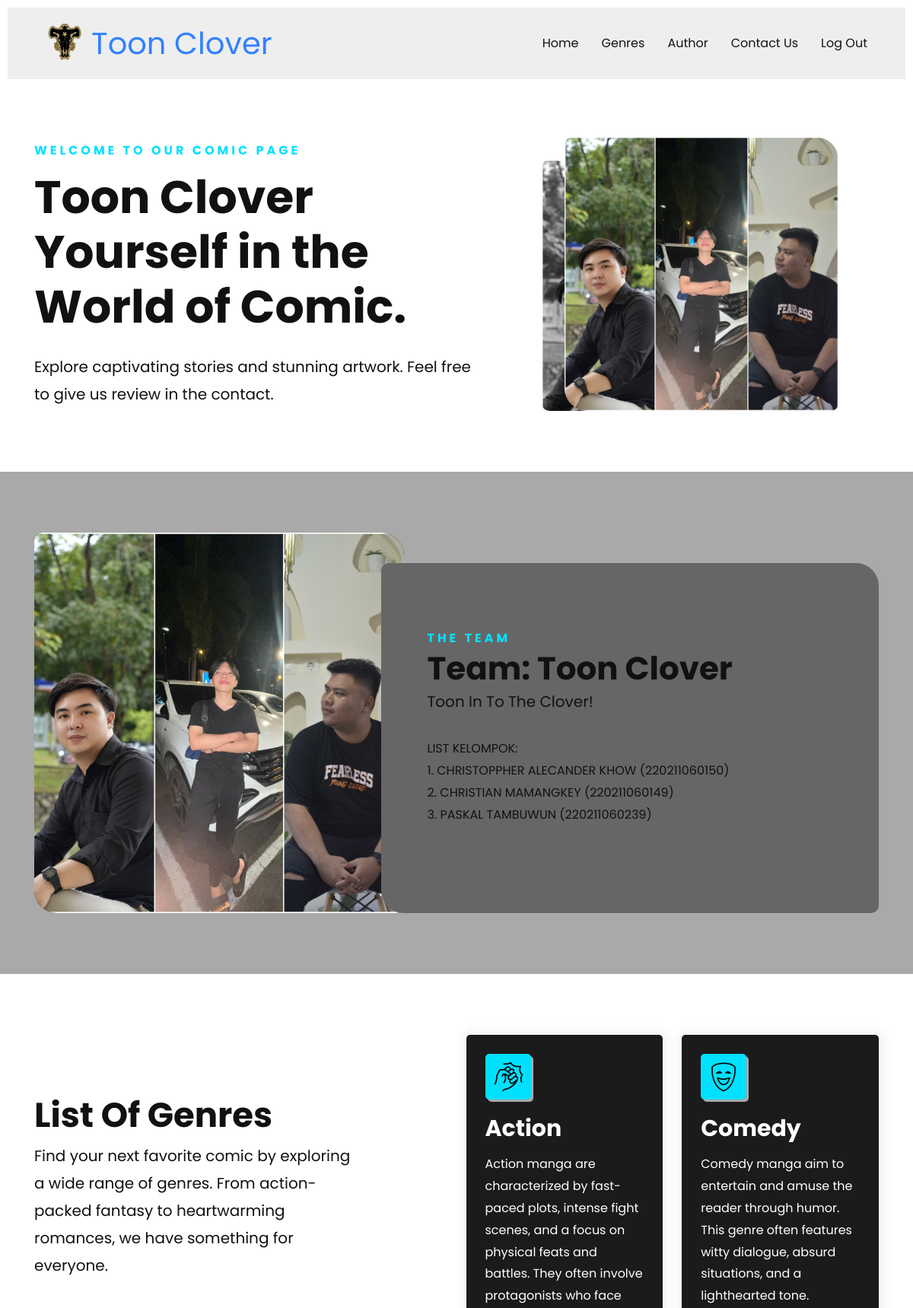
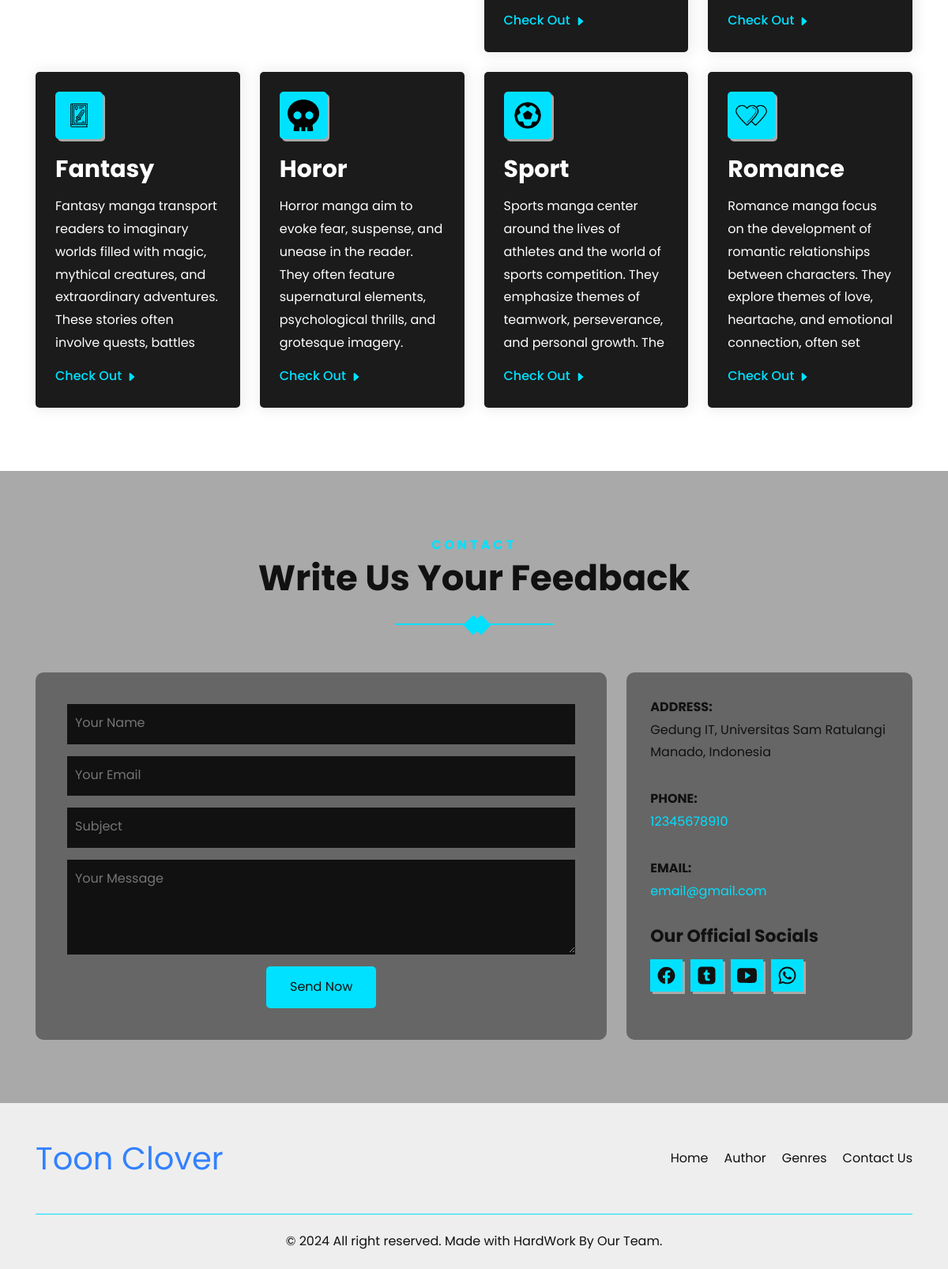
The page / (signed in) on the database its author committed (2 pictures, top to bottom).
### tables this page shows
CREATE TABLE `genres` (
  `genre_id` int(11) NOT NULL,
  `genre_name` varchar(255) NOT NULL,
  `genre_desc` text DEFAULT NULL,
  `genre_icon` varchar(255) DEFAULT NULL
);

### index.php (the view, shortened to what this page needs)
<?php
include 'config/db_connect.php';
$sql_genres = "SELECT * FROM genres";
$stmt_genres = $conn->query($sql_genres);
?>
<!DOCTYPE html>
<html lang="en">
<head>
    <link rel="stylesheet" href="styles/index.css">
</head>
<body>
    <header class="header" data-header>
        <div class="container">
            <div class="resonance">
                <img src="picture\favicon.png" alt="logo-image" class="logo-image">
                <a href="index.php" class="logo">Toon Clover</a>
            </div>
            <nav class="navbar" data-navbar>
                <ul class="navbar-list">
                    <li class="navbar-item">
                        <a href="#home" class="navbar-link" data-nav-link>Home</a>
                    </li>
                    <li class="navbar-item">
                        <a href="#genres" class="navbar-link" data-nav-link>Genres</a>
                    </li>
                    <li class="navbar-item">
                        <a href="#author" class="navbar-link" data-nav-link>Author</a>
                    </li>
                    <li class="navbar-item">
                        <a href="#contact" class="navbar-link" data-nav-link>Contact Us</a>
                    </li>
                    <li class="navbar-item">
                        <a href="process/logout.php" class="navbar-link" data-nav-link>Log Out</a>
                    </li>
                </ul>
            </nav>
        </div>
    </header>
    <main>
        <article>
            <section class="section hero" id="home" aria-label="home">
                <div class="container">
                    <div class="hero-content">
                        <p class="section-subtitle">
                            Welcome To Our Comic Page
                        </p>
                        <h1 class="h1 hero-title">Toon Clover Yourself in the World of Comic.</h1>
                        <p class="section-text">
                            Explore captivating stories and stunning artwork. Feel free to give us review in the contact.
                        </p>
                    </div>
                    <div class="hero-banner has-before">
                        <img src="picture/team.jpg" width="431" height="596" alt="comic Cover" class="w-100">
                    </div>
                </div>
            </section>
            <section class="section author" id="author">
                <div class="container">
                  <figure class="author-banner img-holder" style="--width: 700; --height: 720;">
                        <img src="picture/team.jpg" width="700" height="720" loading="lazy" alt="TeamPhoto"
                        class="img-cover">
                  </figure>
                    <div class="author-content">
                        <p class="section-subtitle">The Team</p>
                        <h2 class="h2 section-title">Team: Toon Clover</h2>
                        <p class="author-name">Toon In To The Clover!</p>
                        <div class="section-text">
                        LIST KELOMPOK: <br>
                        1. CHRISTOPPHER ALECANDER KHOW (220211060150) <br>
                        2. CHRISTIAN MAMANGKEY (220211060149) <br>
                        3.  PASKAL TAMBUWUN (220211060239) <br>
                        </div>
                    </div>
                </div>
            </section>
            <section class="section genres" id="genres" aria-label="genres">
                <div class="container">
                    <div class="grid-list">
                        <li class="genres-content">
                            <h2 class="h2 section-title">List Of Genres</h2>
                            <p class="section-text">Find your next favorite comic by exploring a wide range of genres. From action-packed fantasy to heartwarming romances, we have something for everyone.</p>
                        </li>
                        <?php while ($row = $stmt_genres->fetch(PDO::FETCH_ASSOC)): ?>
                        <li>
                            <div class="genres-card has-before has-after">
                                <div class="card-icon">
                                    <img src="picture/<?php echo htmlspecialchars($row['genre_icon']); ?>" width="40" height="40" loading="lazy" alt="<?php echo htmlspecialchars($row['genre_name']); ?>">
                                </div>
                                <h3 class="h3 card-title"><?php echo htmlspecialchars($row['genre_name']); ?></h3>
                                <p class="card-text"><?php echo htmlspecialchars($row['genre_desc']); ?></p>
                                <a href="manga.php#<?php echo htmlspecialchars(strtolower($row['genre_name'])); ?>" class="btn-link">
                                    <span class="span">Check Out</span>
                                    <ion-icon name="caret-forward-outline"></ion-icon>
                                </a>
                            </div>
                        </li>
                        <?php endwhile; ?>
                    </div>
                </div>
            </section>
            <section class="section contact" id="contact" aria-label="contact">
                <div class="container">
                    <p class="section-subtitle">Contact</p>
                    <h2 class="h2 section-title has-underline">
                        Write Us Your Feedback
                        <span class="span has-before"></span>
                    </h2>
                    <div class="wrapper">
                    <form action="process/process_contact.php" method="post" class="contact-form">
                        <input type="text" name="name" placeholder="Your Name" required class="input-field">
                        <input type="email" name="email_address" placeholder="Your Email" required class="input-field">
                        <input type="text" name="subject" placeholder="Subject" required class="input-field">
                        <textarea name="message" placeholder="Your Message" class="input-field"></textarea>
                        <button type="submit" class="btn btn-primary">Send Now</button>
                    </form>
                        <ul class="contact-card">
                            <li>
                                <p class="card-title">Address:</p>
                                <address class="address">
                                Gedung IT, Universitas Sam Ratulangi <br>
                                Manado, Indonesia
                                </address>
                            </li>
                            <li>
                                <p class="card-title">Phone:</p>
                                <a href="tel:081325321495" target="_blank" class="card-link">12345678910</a>
                            </li>
                            <li>
                                <p class="card-title">Email:</p>
                                <a href="mailto:fachsyan.ismail@gmail.com" target="_blank" class="card-link">email@gmail.com</a>
                            </li>
                            <li>
                                <p class="social-list-title h3">Our Official Socials</p>
                                <ul class="social-list">
                                    <li>
                                        <a href="#" target="_blank" class="social-link">
                                        <ion-icon name="logo-facebook"></ion-icon>
                                        </a>
                                    </li>
                                    <li>
                                        <a href="#" target="_blank" class="social-link">
                                        <ion-icon name="logo-tumblr"></ion-icon>
                                        </a>
                                    </li>
                                    <li>
                                        <a href="#" target="_blank" class="social-link">
                                        <ion-icon name="logo-youtube"></ion-icon>
                                        </a>
                                    </li>
                                    <li>
                                        <a href="#" target="_blank" class="social-link">
                                        <ion-icon name="logo-whatsapp"></ion-icon>
                                        </a>
                                    </li>
                                </ul>
                            </li>
                        </ul>
                    </div>
                </div>
            </section>
        </article>
    </main>
    <footer class="footer">
        <div class="container">
            <div class="footer-top">
                <a href="#home" class="logo">Toon Clover</a>
                <ul class="footer-list">
                    <li>
                        <a href="#home" class="footer-link">Home</a>
                    </li>
                    <li>
                        <a href="#author" class="footer-link">Author</a>
                    </li>
                    <li>
                        <a href="#genres" class="footer-link">Genres</a>
                    </li>
                    <li>
                        <a href="#contact" class="footer-link">Contact Us</a>
                    </li>
                </ul>
            </div>
            <div class="footer-bottom">
                <p class="copyright">
                &copy; 2024 All right reserved. Made with HardWork By Our Team.
                </p>
            </div>
        </div>
      </footer>
</body>
</html>

### rows shown on the page
genres: genre_icon (picture), genre_name "Action", genre_desc "Action manga are characterized by fast-paced plots, intense fight scenes, and a focus on physical feats and battles. They often involve protagonists who face…"
genres: genre_icon (picture), genre_name "Comedy", genre_desc "Comedy manga aim to entertain and amuse the reader through humor. This genre often features witty dialogue, absurd situations, and a lighthearted tone.…"
genres: genre_icon (picture), genre_name "Fantasy", genre_desc "Fantasy manga transport readers to imaginary worlds filled with magic, mythical creatures, and extraordinary adventures. These stories often involve quests, battles…"
genres: genre_icon (picture), genre_name "Horor", genre_desc "Horror manga aim to evoke fear, suspense, and unease in the reader. They often feature supernatural elements, psychological thrills, and grotesque imagery.…"
genres: genre_icon (picture), genre_name "Sport", genre_desc "Sports manga center around the lives of athletes and the world of sports competition. They emphasize themes of teamwork, perseverance, and personal growth. The…"
genres: genre_icon (picture), genre_name "Romance", genre_desc "Romance manga focus on the development of romantic relationships between characters. They explore themes of love, heartache, and emotional connection, often set…"
